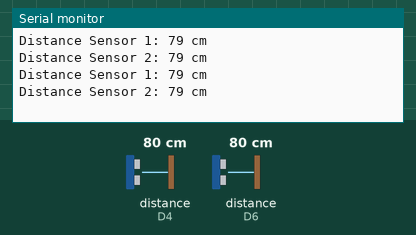
Bench run of a sketch on a simulated ESP8266 (NodeMCU). Parts: the last lines printed to the serial monitor. Wiring (inferred from the names in the program): 2 × ultrasonic range finder: trigger D3, echo D4 / trigger D5, echo D6. The inputs (shaded band) are chosen by the test bench; at power-on: distance to the obstacle (sensors on D4, D6) 80 cm. The echo pulse lasts 58.3 µs per cm; WiFi joins after 1.5 s; servers stay silent unless stated.

Above: at 3.0 s.
3.1 s: distance to the obstacle (sensor on D4) set to 2 cm
At 4.1 s:
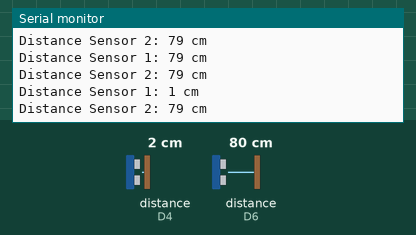
4.6 s: distance to the obstacle (sensor on D6) set to 2 cm
At 5.6 s:
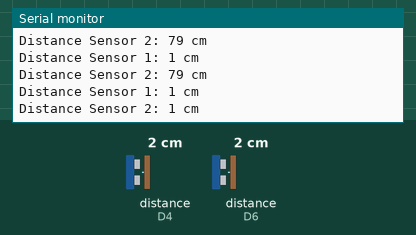
6.1 s: distance to the obstacle (sensor on D4) set to 4 cm
At 7.4 s:
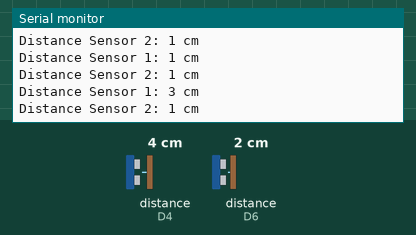
7.6 s: distance to the obstacle (sensor on D6) set to 4 cm
At 8.7 s:
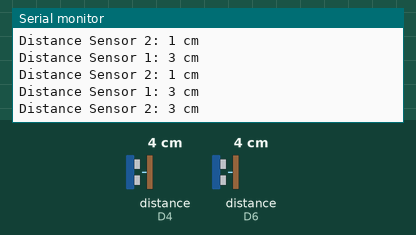
Timing chart, 0 to 10.1 s (numbered marks = the images above; inputs shaded):
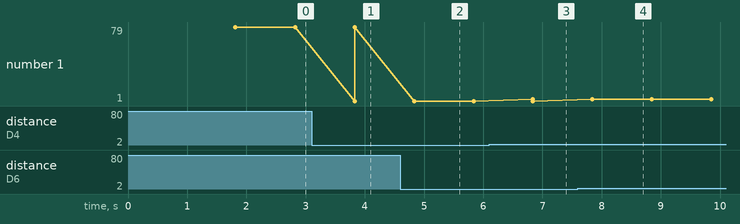

Measured:
- after the input at 3.1 s, the serial monitor: prints a new line after 0.73 s (image 1)
- after the input at 4.6 s, the serial monitor: prints a new line after 0.23 s (image 2)
- after the input at 6.1 s, the serial monitor: prints a new line after 0.74 s (image 3)
- after the input at 7.6 s, the serial monitor: prints a new line after 0.24 s (image 4)

The sketch:

municipality.ino
```cpp
#define BLYNK_TEMPLATE_ID ""
#define BLYNK_TEMPLATE_NAME ""
#define BLYNK_AUTH_TOKEN ""

#include <ESP8266WiFi.h>
#include <BlynkSimpleEsp8266.h>

// WiFi credentials
char ssid[] = "codewithriza";
char password[] = "typeyourpassword";

// Blynk authentication token
char auth[] = "";

// Virtual pins for the ultrasonic sensors in Blynk
#define ULTRASONIC_PIN_1 V1
#define ULTRASONIC_PIN_2 V2

// Define trigger and echo pins for the ultrasonic sensors
const int trigPin_1 = D3; // Trig Pin for sensor 1
const int echoPin_1 = D4; // Echo Pin for sensor 1
const int trigPin_2 = D5; // Trig Pin for sensor 2
const int echoPin_2 = D6; // Echo Pin for sensor 2

// Variables for distance calculation
long duration_1, distance_1;
long duration_2, distance_2;

void setup() {
  Serial.begin(9600);

  // Initialize ultrasonic sensor pins
  pinMode(trigPin_1, OUTPUT);
  pinMode(echoPin_1, INPUT);
  pinMode(trigPin_2, OUTPUT);
  pinMode(echoPin_2, INPUT);

  // Connect to Wi-Fi
  Blynk.begin(auth, ssid, password);
}

void loop() {
  // Measure distance for sensor 1
  digitalWrite(trigPin_1, LOW);
  delayMicroseconds(2);
  digitalWrite(trigPin_1, HIGH);
  delayMicroseconds(10);
  digitalWrite(trigPin_1, LOW);
  duration_1 = pulseIn(echoPin_1, HIGH);
  distance_1 = (duration_1 * 0.034) / 2;

  // Measure distance for sensor 2
  digitalWrite(trigPin_2, LOW);
  delayMicroseconds(2);
  digitalWrite(trigPin_2, HIGH);
  delayMicroseconds(10);
  digitalWrite(trigPin_2, LOW);
  duration_2 = pulseIn(echoPin_2, HIGH);
  distance_2 = (duration_2 * 0.034) / 2;

  // Print distances to serial monitor
  Serial.print("Distance Sensor 1: ");
  Serial.print(distance_1);
  Serial.println(" cm");
  Serial.print("Distance Sensor 2: ");
  Serial.print(distance_2);
  Serial.println(" cm");

  // Send distances to Blynk app
  Blynk.virtualWrite(ULTRASONIC_PIN_1, distance_1);
  Blynk.virtualWrite(ULTRASONIC_PIN_2, distance_2);

  delay(1000); // Adjust delay as needed for reading frequency
  Blynk.run();
}
```
